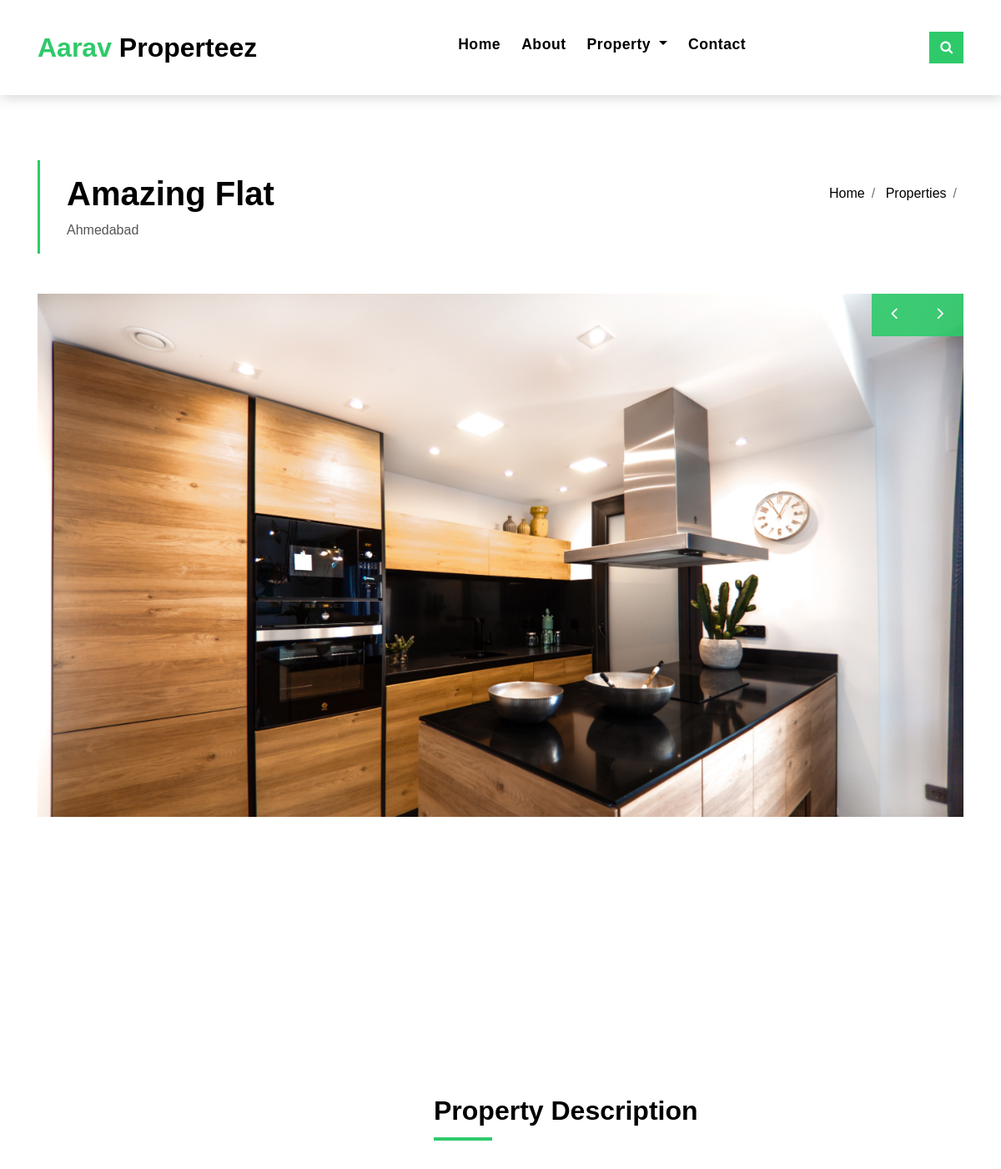
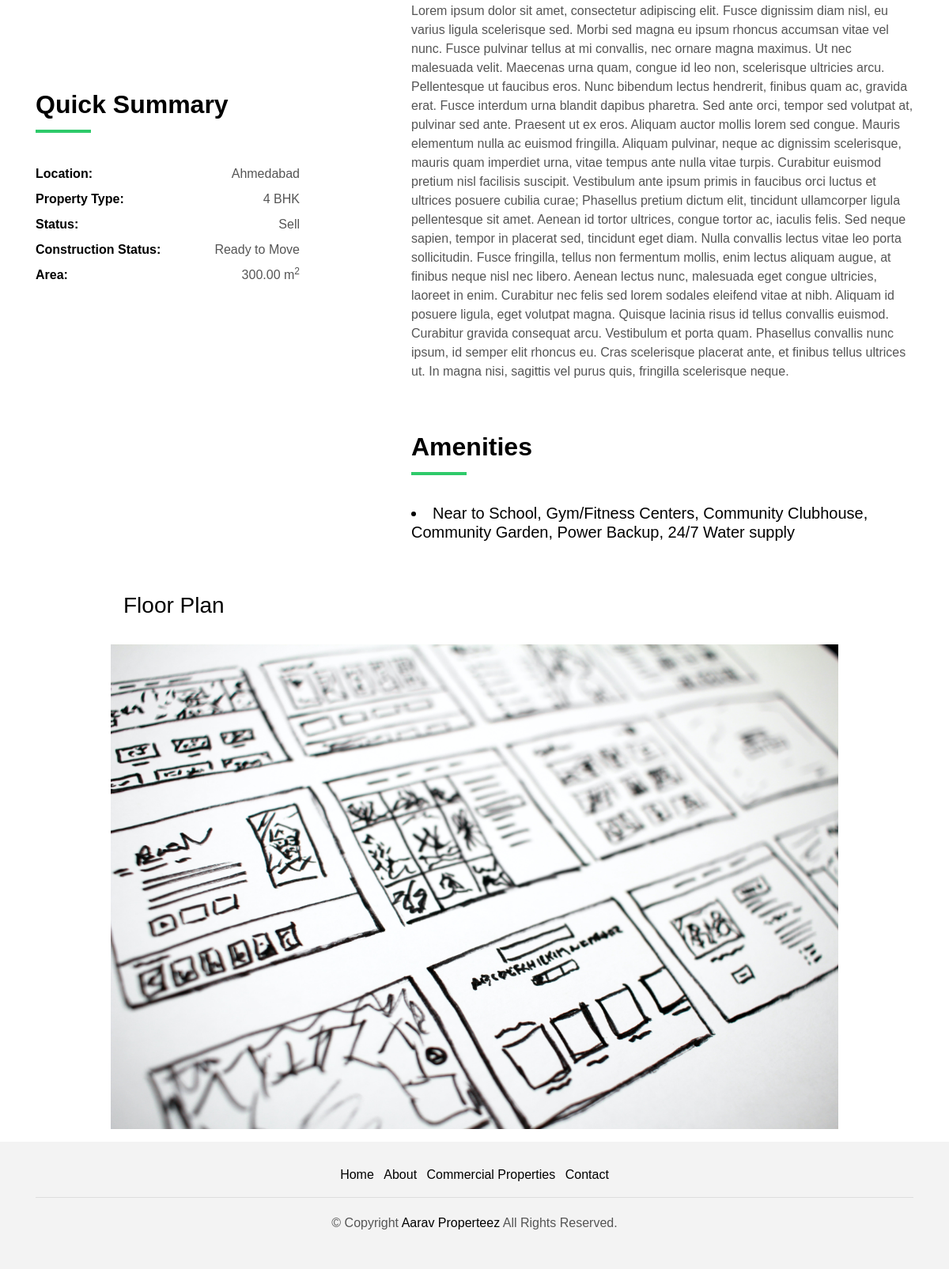
The page /residential/amazing flat on the database its author committed (2 pictures, top to bottom).
### app/models.py (models this page shows, shortened)
class Residential(models.Model):
    main_image = models.ImageField(
        upload_to='images', default='none', blank=False)
    Area = models.DecimalField(max_digits=10, decimal_places=2, blank=False)
    sno = models.AutoField(primary_key=True)
    title = models.CharField(max_length=100, blank=False)
    content = models.TextField()
    price = models.IntegerField(blank=False)
    slug = models.CharField(max_length=100, blank=False, unique=True)
    sell_or_rent = models.CharField(max_length=20,
                                    choices=SELL_OR_RENT_RESI_CHOICES, blank=False)
    timestamp = models.DateTimeField(True)
    location = models.CharField(max_length=150, blank=False)
    property_type = models.CharField(max_length=20,
                                     choices=RESI_PROPERTY_CHOICES, blank=False)
    floorplan = models.FileField(blank=True)
    construction_status = models.CharField(max_length=20,
                                           choices=RESI_STATUS_CHOICES, blank=False)
    amenities = MultiSelectField(choices=MY_RESI_CHOICES)

class PostRESIImage(models.Model):
    post = models.ForeignKey(Residential, default=None,
                             on_delete=models.CASCADE)
    images = models.FileField(upload_to='resipage_nav/images/')

### app/views.py (the view)
# urls.py: path('residential/<str:slug>', views.residential_single_view,
def residential_single_view(request, slug):
    property_data = Residential.objects.filter(slug=slug)
    post = get_object_or_404(Residential, slug=slug)
    photos = PostRESIImage.objects.filter(post=post)
    context = {
        'property_data': property_data,
        'photos': photos,
    }
    return render(request, "residential_single.html", context)

### templates/residential_single.html (shortened to what this page needs)
{% extends 'base.html' %}
{% block content %}
{% for propertydata in property_data %}
<section class="intro-single">
    <div class="container">
        <div class="row">
            <div class="col-md-12 col-lg-8">
                <div class="title-single-box">
                    <h1 class="title-single">{{propertydata.title}}</h1>
                    <span class="color-text-a">{{propertydata.location}}</span>
                </div>
            </div>
            <div class="col-md-12 col-lg-4">
                <nav aria-label="breadcrumb" class="breadcrumb-box d-flex justify-content-lg-end">
                    <ol class="breadcrumb">
                        <li class="breadcrumb-item">
                            <a href="../">Home</a>
                        </li>
                        <li class="breadcrumb-item">
                            <a href="">Properties</a>
                        </li>
                        <li class="breadcrumb-item active" aria-current="page">
                        </li>
                    </ol>
                </nav>
            </div>
        </div>
    </div>
</section>
<section class="property-single nav-arrow-b">
    <div class="container">
        <div class="row">
            <div class="col-sm-12">
                <div id="property-single-carousel" class="owl-carousel owl-arrow gallery-property">
                    {% for p in photos %}
                    <div class="carousel-item-b">
                        <img src="{{p.images.url}}" alt="">
                    </div>
                    {% endfor %}
                </div>
                <div class="row justify-content-between">
                    <div class="col-md-5 col-lg-4">
                        <div class="property-summary">
                            <div class="row">
                                <div class="col-sm-12">
                                    <div class="title-box-d section-t4">
                                        <h3 class="title-d">Quick Summary</h3>
                                    </div>
                                </div>
                            </div>
                            <div class="summary-list">
                                <ul class="list">
                                    <li class="d-flex justify-content-between">
                                        <strong>Location:</strong>
                                        <span>{{propertydata.location}}</span>
                                    </li>
                                    <li class="d-flex justify-content-between">
                                        <strong>Property Type:</strong>
                                        <span>{{propertydata.property_type}}</span>
                                    </li>
                                    <li class="d-flex justify-content-between">
                                        <strong>Status:</strong>
                                        <span>{{propertydata.sell_or_rent}}</span>
                                    </li>
                                    <li class="d-flex justify-content-between">
                                        <strong>Construction Status:</strong>
                                        <span>{{propertydata.construction_status}}</span>
                                    </li>
                                    <li class="d-flex justify-content-between">
                                        <strong>Area:</strong>
                                        <span>{{propertydata.Area}}
                                            m<sup>2</sup>
                                        </span>
                                    </li>
                                </ul>
                            </div>
                        </div>
                    </div>
                    <div class="col-md-7 col-lg-7 section-md-t3">
                        <div class="row">
                            <div class="col-sm-12">
                                <div class="title-box-d">
                                    <h3 class="title-d">Property Description</h3>
                                </div>
                            </div>
                        </div>
                        <div class="property-description">
                            <p class="description color-text-a">
                                {{propertydata.content}}
                            </p>
                        </div>
                        <div class="row section-t3">
                            <div class="col-sm-12">
                                <div class="title-box-d">
                                    <h3 class="title-d">Amenities</h3>
                                </div>
                            </div>
                        </div>
                        {% for a in property_data %}
                        <div class="amenities-list color-text-a">
                            <h5 class="">
                                <li>{{a.amenities}}</li>
                            </h5>
                        </div>
                        {% endfor %}
                    </div>
                </div>
            </div>
            <div class="col-md-10 offset-md-1">
                <ul class="nav nav-pills-a nav-pills mb-3 section-t3" id="pills-tab" role="tablist">
                    <li class="nav-item">
                        <a class="nav-link" id="pills-plans-tab" data-toggle="pill" href="#pills-plans" role="tab" aria-controls="pills-plans" aria-selected="false">
                            <h3>Floor Plan</h3>
                        </a>
                    </li>
                </ul>
                <div class="tab-content" id="pills-tabContent">
                    <div class="tab-pane fade show active" id="pills-plans" role="tabpanel" aria-labelledby="pills-plans-tab">
                        <img src="{{propertydata.floorplan.url}}" alt="" class="img-fluid">
                    </div>
                </div>
            </div>
        </div>
    </div>
</section>
{% endfor %}
{% endblock content %}

### static/css/style.css (style rules this page uses)
body { font-family: 'Poppins', sans-serif; color: #555555; }
h1, h2, h3, h4, h5, h6 { color: #000000; }
a { color: #000000; transition: all .5s ease; }
.color-text-a { color: #555555; }
.nav-pills-a.nav-pills .nav-link { color: #000000; position: relative; font-weight: 600; }
.section-t4 { padding-top: 4rem; }
.section-t3 { padding-top: 3rem; }
.title-box-d { padding-bottom: 1.8rem; margin-bottom: 1rem; position: relative; }
.title-box-d .title-d { font-weight: 600; font-size: 2rem; }
.title-box-d .title-d:after { content: ''; position: absolute; width: 70px; height: 4px; background-color: #2eca6a; bottom: 20px; left: 0; }
.intro-single { padding: 12rem 0 3rem; }
.intro-single .title-single-box { padding: 1rem 0 1rem 2rem; }
.intro-single .title-single-box { border-left: 3px solid #2eca6a; }
.intro-single .title-single-box .title-single { font-weight: 600; font-size: 2.2rem; }
.intro-single .breadcrumb-box { padding: 1rem 0 0 .5rem; }
.intro-single .breadcrumb { background-color: transparent; padding-right: 0; padding-left: 0; }
.gallery-property { margin-bottom: 3rem; }
.summary-list { padding-right: 1rem; color: #000000; }
.summary-list .list { padding: 0; line-height: 2; }
.summary-list .list span { color: #555555; }
@media (min-width: 768px) { .intro-single .title-single-box .title-single { font-size: 2.1rem; } }
@media (min-width: 992px) { .intro-single .title-single-box .title-single { font-size: 2.5rem; } }

### rows shown on the page
Residential: title "Amazing Flat", location "Ahmedabad", property_type "4 BHK", sell_or_rent "Sell", construction_status "Ready to Move", Area "300.00", content "Lorem ipsum dolor sit amet, consectetur adipiscing elit. Fusce dignissim diam nisl, eu varius ligula scelerisque sed. Morbi sed magna eu ipsum rhoncus accumsan vitae vel nunc. Fusce pulvinar tellus at mi convallis, nec ornare magna maximus. Ut nec malesuada velit. Maecenas urna quam, congue id leo non, scelerisque ultricies arcu. Pellentesque ut faucibus eros. Nunc bibendum lectus hendrerit, finibus quam ac, gravida erat. Fusce interdum urna blandit dapibus pharetra. Sed ante orci, tempor sed volutpat at, pulvinar sed ante. Praesent ut ex eros. Aliquam auctor mollis lorem sed congue. Mauris elementum nulla ac euismod fringilla. Aliquam pulvinar, neque ac dignissim scelerisque, mauris quam…", amenities "Near to School, Gym/Fitness Centers, Community Clubhouse, Community Garden, Power Backup, 24/7 Water supply", floorplan (picture)
PostRESIImage: images (picture)
